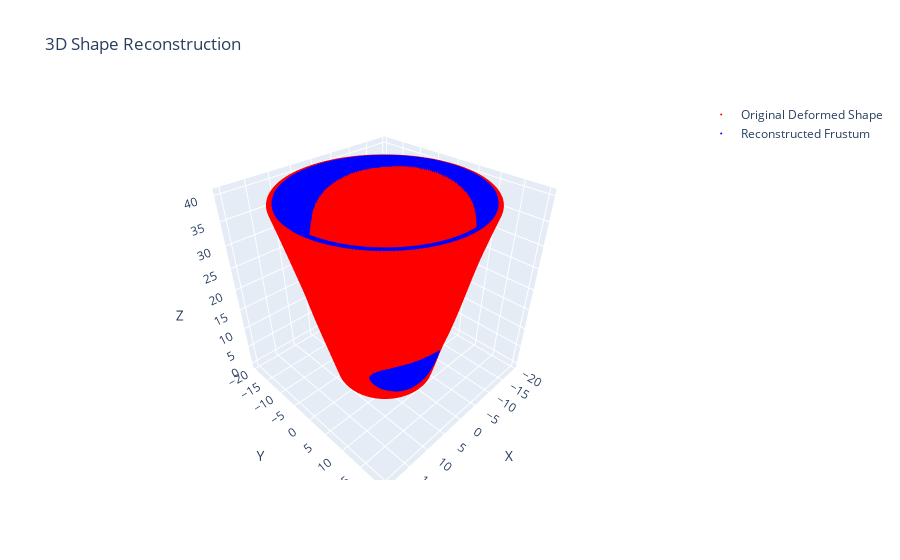

Write notebook code for a chart like this one.
### Code cell
# Extract coordinates
x, y, z = points[:, 0], points[:, 1], points[:, 2]
radii = np.sqrt(x**2 + y**2)  # Compute radius

# Analyze radius variation along height
num_bins = 50
bins = np.linspace(np.min(z), np.max(z), num_bins)

# Compute average radii for each height bin
avg_radii = [np.mean(radii[(z >= bins[i]) & (z < bins[i+1])]) for i in range(num_bins-1)]

# Fit a line to estimate frustum shape (radius vs height)
slope, intercept, _, _, _ = linregress(bins[1:], avg_radii)

# Compute corrected radii for each height level
r_corrected = slope * z + intercept

# Convert to cylindrical coordinates for correction
theta = np.arctan2(y, x)
x_corrected = r_corrected * np.cos(theta)
y_corrected = r_corrected * np.sin(theta)

# Create 3D scatter plots using Plotly (Comparison of Original vs. Reconstructed)
fig = go.Figure()
fig.add_trace(go.Scatter3d(x=points[:, 0], y=points[:, 1], z=points[:, 2],
                           mode='markers', marker=dict(size=2, color='red'),
                           name='Original Deformed Shape'))
fig.add_trace(go.Scatter3d(x=x_corrected, y=y_corrected, z=z,
                           mode='markers', marker=dict(size=2, color='blue'),
                           name='Reconstructed Frustum'))

fig.update_layout(title='3D Shape Reconstruction',
                  scene=dict(xaxis_title='X',
                             yaxis_title='Y',
                             zaxis_title='Z'))

fig.show()

### Figure 1 — Plotly figure (JSON) as saved in the notebook; plotly's stock layout.template omitted (floating-point values rounded to 4 significant figures; data arrays with more than 128 entries replaced by an {"elided": "..."} marker saying what was removed)
{"data": [{"marker": {"color": "red", "size": 2}, "mode": "markers", "name": "Original Deformed Shape", "type": "scatter3d", "x": {"elided": "65536 float values"}, "y": {"elided": "65536 float values"}, "z": {"elided": "65536 float values"}}, {"marker": {"color": "blue", "size": 2}, "mode": "markers", "name": "Reconstructed Frustum", "type": "scatter3d", "x": {"elided": "65536 float values"}, "y": {"elided": "65536 float values"}, "z": {"elided": "65536 float values"}}], "layout": {"scene": {"xaxis": {"title": {"text": "X"}}, "yaxis": {"title": {"text": "Y"}}, "zaxis": {"title": {"text": "Z"}}}, "title": {"text": "3D Shape Reconstruction"}}}
